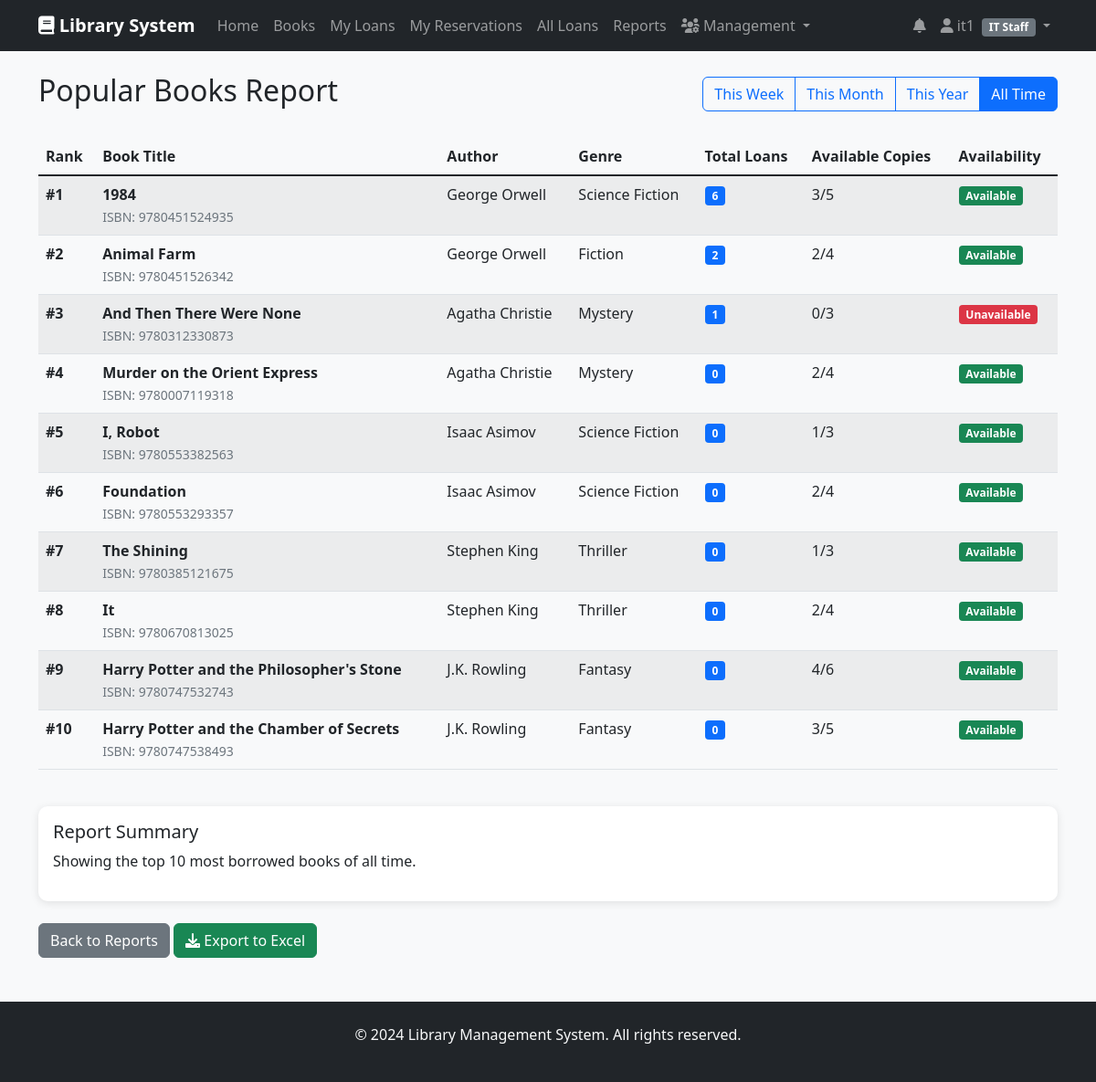
Screenshot of /reports/popular-books/ (signed in) with the database file from the repository.
### accounts/models.py (models this page shows, shortened)
class User(AbstractUser):
    USER_TYPES = (
        ('reader', 'Reader'),
        ('librarian', 'Librarian'),
        ('it_staff', 'IT Staff'),
        ('management', 'Management'),
    )
    user_type = models.CharField(max_length=20, choices=USER_TYPES, default='reader')
    phone_number = models.CharField(max_length=15, blank=True)
    address = models.TextField(blank=True)
    date_of_birth = models.DateField(null=True, blank=True)
    membership_id = models.CharField(max_length=20, unique=True, blank=True, null=True)
    is_active = models.BooleanField(default=True)
    created_at = models.DateTimeField(auto_now_add=True)
    updated_at = models.DateTimeField(auto_now=True)
    class Meta:
        db_table = 'auth_user'

### books/models.py (models this page shows, shortened)
class Book(models.Model):
    title = models.CharField(max_length=200)
    author = models.ForeignKey(Author, on_delete=models.CASCADE, related_name='books')
    isbn = models.CharField(max_length=13, unique=True)
    genre = models.ForeignKey(Genre, on_delete=models.SET_NULL, null=True, related_name='books')
    publication_year = models.IntegerField()
    publisher = models.CharField(max_length=200)
    description = models.TextField(blank=True)
    total_copies = models.IntegerField(default=1)
    available_copies = models.IntegerField(default=1)
    cover_image = models.ImageField(upload_to='book_covers/', null=True, blank=True)
    created_at = models.DateTimeField(auto_now_add=True)
    updated_at = models.DateTimeField(auto_now=True)
    @property
    def is_available(self):
        return self.available_copies > 0
    class Meta:
        ordering = ['title']
        indexes = [
            models.Index(fields=['title']),
            models.Index(fields=['isbn']),
            models.Index(fields=['publication_year']),
        ]

class Author(models.Model):
    first_name = models.CharField(max_length=100)
    last_name = models.CharField(max_length=100)
    bio = models.TextField(blank=True)
    date_of_birth = models.DateField(null=True, blank=True)
    date_of_death = models.DateField(null=True, blank=True)
    def __str__(self):
        return f"{self.first_name} {self.last_name}"
    class Meta:
        ordering = ['last_name', 'first_name']

class Genre(models.Model):
    name = models.CharField(max_length=100, unique=True)
    description = models.TextField(blank=True)
    class Meta:
        ordering = ['name']

### reports/views.py (the view, shortened to what this page needs)
# urls.py: path('popular-books/', views.popular_books_report, name='popular_books'),
@login_required
@user_passes_test(is_management)
def popular_books_report(request):
    time_period = request.GET.get('period', 'all')
    now = timezone.now()
    if time_period == 'year':
        start_date = now - timedelta(days=365)
        popular_books = Book.objects.filter(
            loans__borrowed_date__gte=start_date
        ).annotate(
            loan_count=Count('loans')
        ).order_by('-loan_count')[:20]
    else:
        popular_books = Book.objects.annotate(
            loan_count=Count('loans')
        ).order_by('-loan_count')[:20]
    return render(request, 'reports/popular_books.html', {
        'popular_books': popular_books,
        'period': time_period
    })

### reports/views.py (called while the page is built)
def is_management(user):
    return user.user_type in ['management', 'it_staff', 'librarian']

### reports/templates/reports/popular_books.html
{% extends 'base.html' %}
{% block content %}
<div class="d-flex justify-content-between align-items-center mb-4">
    <h2>Popular Books Report</h2>
    <div class="btn-group">
        <a href="?period=week" class="btn btn-outline-primary {% if period == 'week' %}active{% endif %}">This Week</a>
        <a href="?period=month" class="btn btn-outline-primary {% if period == 'month' %}active{% endif %}">This Month</a>
        <a href="?period=year" class="btn btn-outline-primary {% if period == 'year' %}active{% endif %}">This Year</a>
        <a href="?period=all" class="btn btn-outline-primary {% if period == 'all' %}active{% endif %}">All Time</a>
    </div>
</div>
{% if popular_books %}
<div class="table-responsive">
    <table class="table table-striped">
        <thead>
            <tr>
                <th>Rank</th>
                <th>Book Title</th>
                <th>Author</th>
                <th>Genre</th>
                <th>Total Loans</th>
                <th>Available Copies</th>
                <th>Availability</th>
            </tr>
        </thead>
        <tbody>
            {% for book in popular_books %}
            <tr>
                <td><strong>#{{ forloop.counter }}</strong></td>
                <td>
                    <strong>{{ book.title }}</strong>
                    {% if book.isbn %}
                    <br><small class="text-muted">ISBN: {{ book.isbn }}</small>
                    {% endif %}
                </td>
                <td>{{ book.author }}</td>
                <td>{{ book.genre.name|default:"-" }}</td>
                <td>
                    <span class="badge bg-primary">{{ book.loan_count }}</span>
                </td>
                <td>{{ book.available_copies }}/{{ book.total_copies }}</td>
                <td>
                    {% if book.is_available %}
                    <span class="badge bg-success">Available</span>
                    {% else %}
                    <span class="badge bg-danger">Unavailable</span>
                    {% endif %}
                </td>
            </tr>
            {% endfor %}
        </tbody>
    </table>
</div>
<div class="card mt-4">
    <div class="card-body">
        <h5 class="card-title">Report Summary</h5>
        <p>
            Showing the top {{ popular_books|length }} most borrowed books
            {% if period == 'week' %}
            in the last 7 days.
            {% elif period == 'month' %}
            in the last 30 days.
            {% elif period == 'year' %}
            in the last 365 days.
            {% else %}
            of all time.
            {% endif %}
        </p>
    </div>
</div>
{% else %}
<div class="alert alert-info text-center">
    <h5>No Data Available</h5>
    <p>No popular books data available for the selected period.</p>
</div>
{% endif %}
<div class="mt-4">
    <a href="{% url 'reports_dashboard' %}" class="btn btn-secondary">Back to Reports</a>
    <a href="{% url 'export_books_excel' %}" class="btn btn-success">
        <i class="fas fa-download"></i> Export to Excel
    </a>
</div>
{% endblock %}

### templates/base.html (shortened to what this page needs)
<!DOCTYPE html>
<html lang="en">
<head>
    <link href="https://cdn.jsdelivr.net/npm/bootstrap@5.1.3/dist/css/bootstrap.min.css" rel="stylesheet">
    <link href="https://cdnjs.cloudflare.com/ajax/libs/font-awesome/6.0.0/css/all.min.css" rel="stylesheet">
    <link href="/static/css/style.css" rel="stylesheet">
</head>
<body>
    <nav class="navbar navbar-expand-lg navbar-dark bg-dark">
        <div class="container">
            <a class="navbar-brand" href="{% url 'home' %}">
                <i class="fas fa-book"></i> Library System
            </a>
            <div class="collapse navbar-collapse" id="navbarNav">
                <ul class="navbar-nav me-auto">
                    <li class="nav-item">
                        <a class="nav-link" href="{% url 'home' %}">Home</a>
                    </li>
                    <li class="nav-item">
                        <a class="nav-link" href="{% url 'book_list' %}">Books</a>
                    </li>
                    {% if user.is_authenticated %}
                    <li class="nav-item">
                        <a class="nav-link" href="{% url 'my_loans' %}">My Loans</a>
                    </li>
                    <li class="nav-item">
                        <a class="nav-link" href="{% url 'my_reservations' %}">My Reservations</a>
                    </li>
                    {% if user.user_type in 'librarian,it_staff,management' %}
                    <li class="nav-item">
                        <a class="nav-link" href="{% url 'all_loans' %}">All Loans</a>
                    </li>
                    <li class="nav-item">
                        <a class="nav-link" href="{% url 'reports_dashboard' %}">Reports</a>
                    </li>
                    {% if user.user_type in 'it_staff,management' %}
                    <li class="nav-item dropdown">
                        <a class="nav-link dropdown-toggle" href="#" id="userManagementDropdown" role="button"
                           data-bs-toggle="dropdown">
                            <i class="fas fa-users-cog"></i> Management
                        </a>
                    </li>
                    {% endif %}
                    {% endif %}
                    {% endif %}
                </ul>
                <ul class="navbar-nav">
                    {% if user.is_authenticated %}
                    <li class="nav-item dropdown">
                        <a class="nav-link position-relative" href="#" id="notificationsDropdown"
                           role="button" data-bs-toggle="dropdown" aria-expanded="false">
                            <i class="fas fa-bell"></i>
                        </a>
                    </li>
                    <li class="nav-item dropdown">
                        <a class="nav-link dropdown-toggle" href="#" id="navbarDropdown" role="button"
                           data-bs-toggle="dropdown">
                            <i class="fas fa-user"></i> {{ user.first_name|default:user.username }}
                            <small class="badge bg-secondary ms-1">{{ user.get_user_type_display }}</small>
                        </a>
                    </li>
                    {% endif %}
                </ul>
            </div>
        </div>
    </nav>
    <div class="container mt-4">
        {% block content %}
        {% endblock %}
    </div>
    <footer class="bg-dark text-light mt-5 py-4">
        <div class="container text-center">
            <p>&copy; 2024 Library Management System. All rights reserved.</p>
        </div>
    </footer>
</body>
</html>

### static/css/style.css (style rules this page uses)
body { background-color: #f8f9fa; }
.navbar-brand { font-weight: bold; }
.card { border: none; border-radius: 10px; box-shadow: 0 2px 10px rgba(0,0,0,0.1); transition: transform 0.2s; }
.badge { font-size: 0.75em; }
.table th { border-top: none; font-weight: 600; }
.btn { border-radius: 6px; font-weight: 500; }

### rows the page displays
Book: title "1984", isbn "9780451524935", author "George Orwell", genre.name "Science Fiction", loan_count "6", available_copies "3", total_copies "5", shows "Available"
Book: title "Animal Farm", isbn "9780451526342", author "George Orwell", genre.name "Fiction", loan_count "2", available_copies "2", total_copies "4", shows "Available"
Book: title "And Then There Were None", isbn "9780312330873", author "Agatha Christie", genre.name "Mystery", loan_count "1", available_copies "0", total_copies "3", shows "Unavailable"
Book: title "Murder on the Orient Express", isbn "9780007119318", author "Agatha Christie", genre.name "Mystery", loan_count "0", available_copies "2", total_copies "4", shows "Available"
Book: title "I, Robot", isbn "9780553382563", author "Isaac Asimov", genre.name "Science Fiction", loan_count "0", available_copies "1", total_copies "3", shows "Available"
Book: title "Foundation", isbn "9780553293357", author "Isaac Asimov", genre.name "Science Fiction", loan_count "0", available_copies "2", total_copies "4", shows "Available"
Book: title "The Shining", isbn "9780385121675", author "Stephen King", genre.name "Thriller", loan_count "0", available_copies "1", total_copies "3", shows "Available"
Book: title "It", isbn "9780670813025", author "Stephen King", genre.name "Thriller", loan_count "0", available_copies "2", total_copies "4", shows "Available"
Book: title "Harry Potter and the Philosopher's Stone", isbn "9780747532743", author "J.K. Rowling", genre.name "Fantasy", loan_count "0", available_copies "4", total_copies "6", shows "Available"
Book: title "Harry Potter and the Chamber of Secrets", isbn "9780747538493", author "J.K. Rowling", genre.name "Fantasy", loan_count "0", available_copies "3", total_copies "5", shows "Available"

### other values shown
{{ user.first_name|default:user.username }} "it1"
{{ user.get_user_type_display }} "IT Staff"
{{ popular_books|length }} "10"
